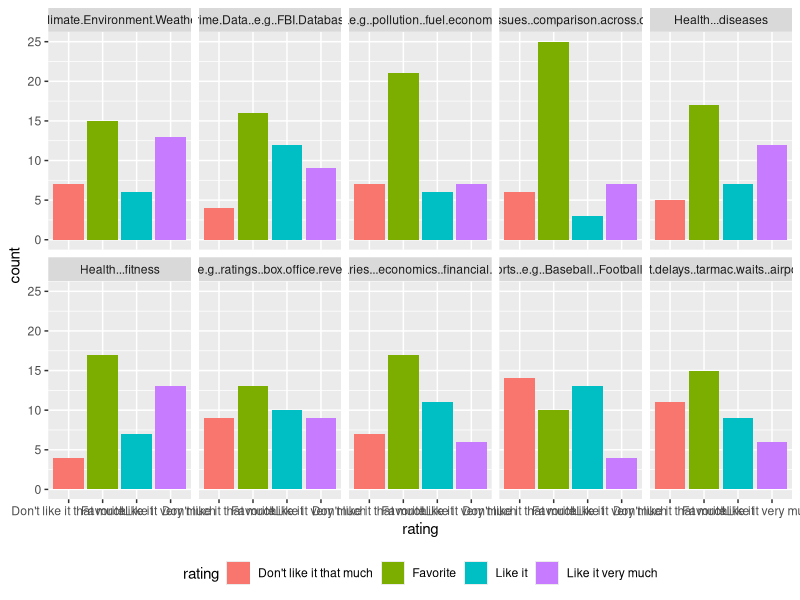
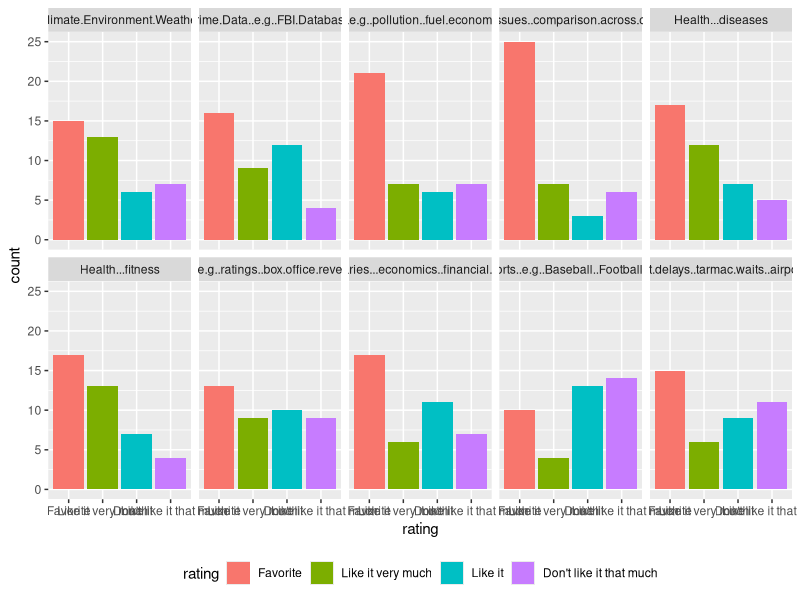
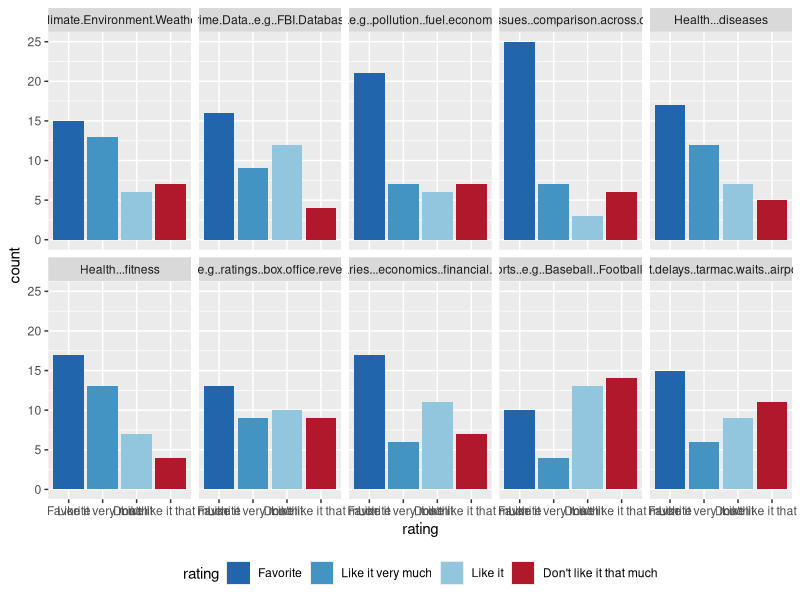
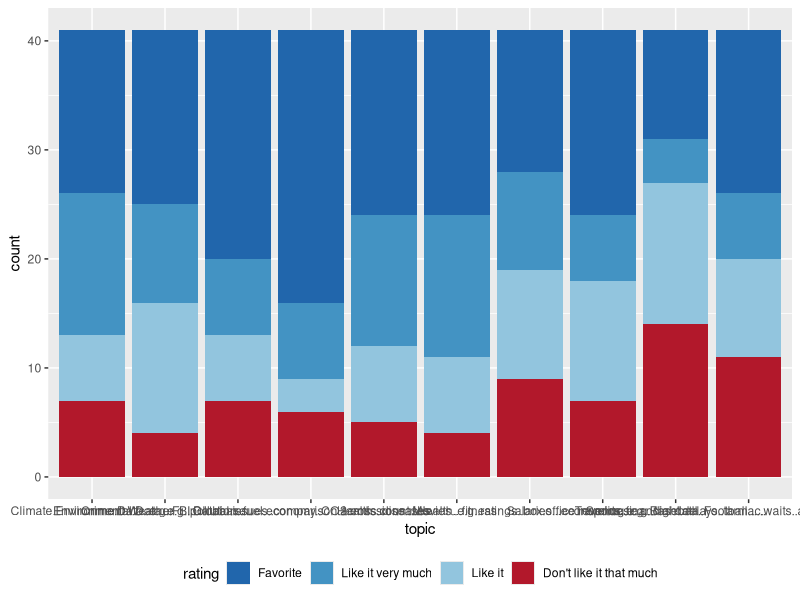
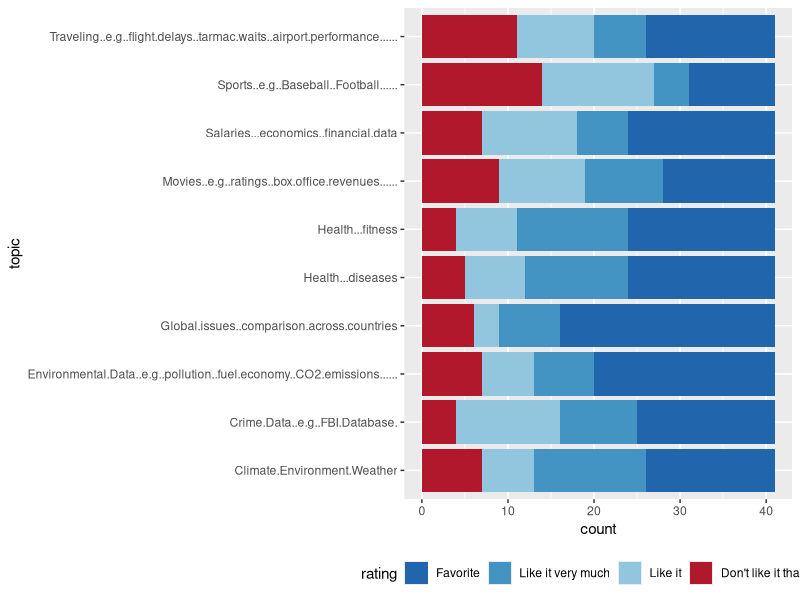
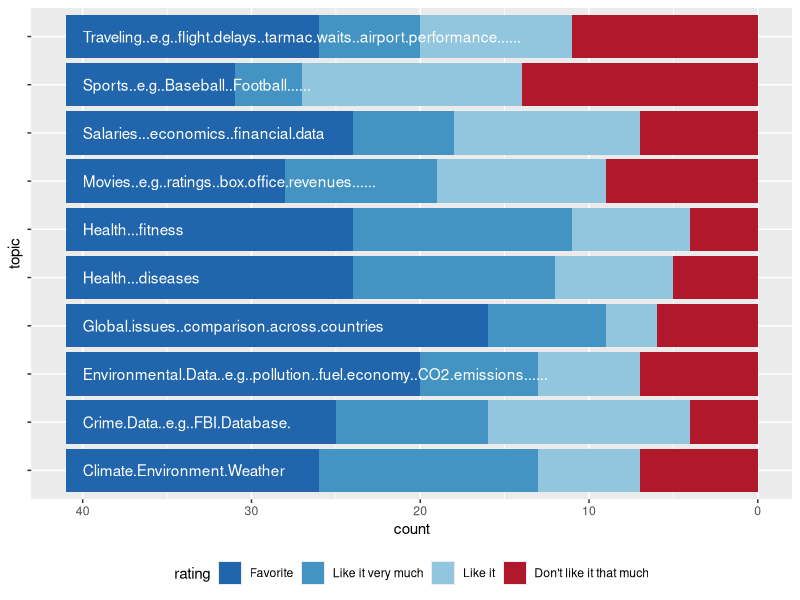
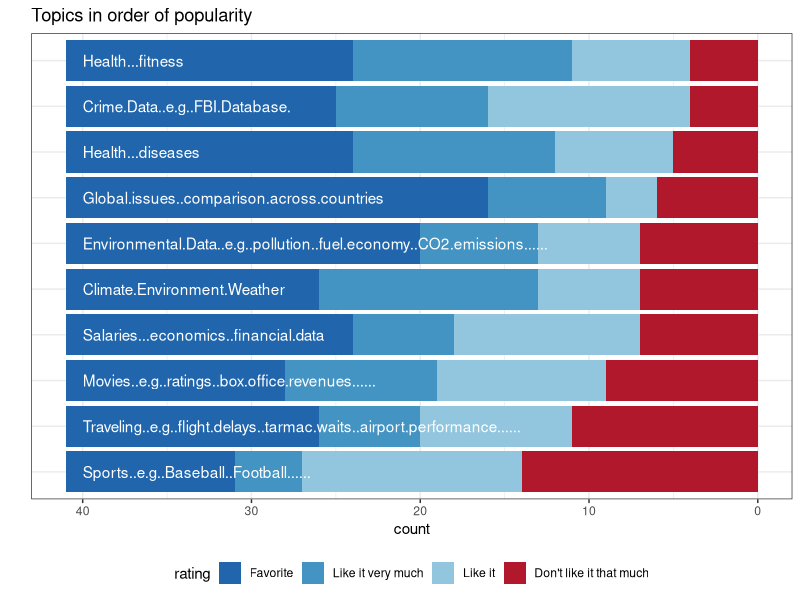

Here is the R script that generated these plots, in order:
## ---- chunk 1
knitr::opts_chunk$set(echo = TRUE)
library(tidyverse)
## ---- chunk 2
topics <- read.csv("data/topics-2023.csv")
topics <- topics %>% select(-Entry.Id)
head(topics)
## ---- chunk 3
tlong <- topics %>% pivot_longer(cols=8:17, names_to="topic", values_to="rating")
tlong %>% 
  ggplot(aes(x = rating)) + geom_bar(aes(fill=rating)) +
  facet_wrap(~topic, ncol=5) +
  theme(legend.position="bottom")
## ---- chunk 4
tlong <- tlong %>% mutate(
  rating = factor(rating, 
                  levels= c("Favorite", "Like it very much",
                            "Like it", "Don't like it that much"))
)
tlong %>% 
  ggplot(aes(x = rating)) + geom_bar(aes(fill=rating)) +
  facet_wrap(~topic, ncol=5) +
  theme(legend.position="bottom")
## ---- chunk 5
library(RColorBrewer)
cols <- brewer.pal("RdBu", n = 8)

tlong %>% 
  ggplot(aes(x = rating)) + geom_bar(aes(fill=rating)) +
  facet_wrap(~topic, ncol=5) +
  theme(legend.position="bottom") +
  scale_fill_manual(values = cols[c(8,7,6,1)])
## ---- chunk 6
library(RColorBrewer)
cols <- brewer.pal("RdBu", n = 8)

tlong %>% 
  ggplot(aes(x = topic)) + geom_bar(aes(fill=rating)) +
  theme(legend.position="bottom") +
  scale_fill_manual(values = cols[c(8,7,6,1)])
## ---- chunk 7
tlong %>% 
  ggplot(aes(x = topic)) + geom_bar(aes(fill=rating)) +
  theme(legend.position="bottom") +
  scale_fill_manual(values = cols[c(8,7,6,1)]) +
  coord_flip()
## ---- chunk 8
tlong %>% 
  ggplot(aes(x = topic)) + geom_bar(aes(fill=rating)) +
  theme(legend.position="bottom") +
  scale_fill_manual(values = cols[c(8,7,6,1)]) +
  coord_flip() + 
  theme(axis.text.y = element_blank()) +
  scale_y_reverse() +
  geom_text(aes(x = topic, label = topic), 
            data = tlong %>% select(topic) %>% unique(), 
            y = -nrow(topics)+1, colour="white", hjust=0)
## ---- chunk 9
tlong <- tlong %>% 
  mutate(
        topic = reorder(topic, rating, FUN=function(x) 
          sum(x %in% c("Favorite"))),
        topic = reorder(topic, rating, FUN=function(x) 
          sum(x %in% c("Favorite", "Like it very much"))),
    topic = reorder(topic, rating, FUN=function(x) 
          -sum(x == "Don't like it that much"))
  )
tlong %>% 
  ggplot(aes(x = topic)) + geom_bar(aes(fill=rating)) +
  scale_fill_manual(values = cols[c(8,7,6,1)]) +
  coord_flip() + 
  scale_y_reverse() +
  geom_text(aes(x = topic, label = topic), 
            data = tlong %>% select(topic) %>% unique(),
            y = -nrow(topics)+1, colour="white", hjust=0) +
  ggtitle("Topics in order of popularity") +
  xlab("") +
  theme_bw() +
  theme(legend.position="bottom") +
  theme(axis.ticks.y = element_blank(), 
        axis.text.y = element_blank())
